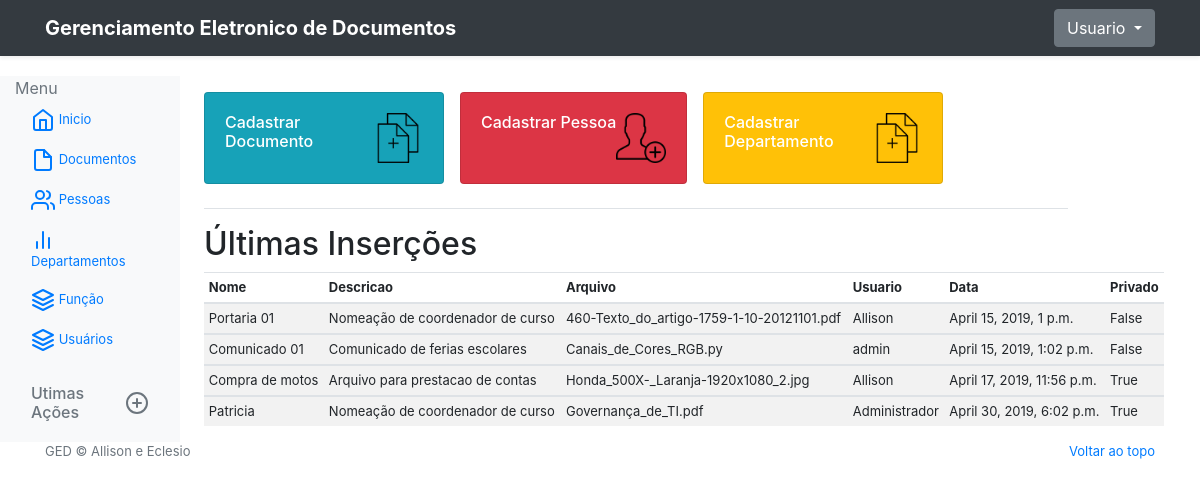
Page /dashboard/ (signed in) on the earlier database version.
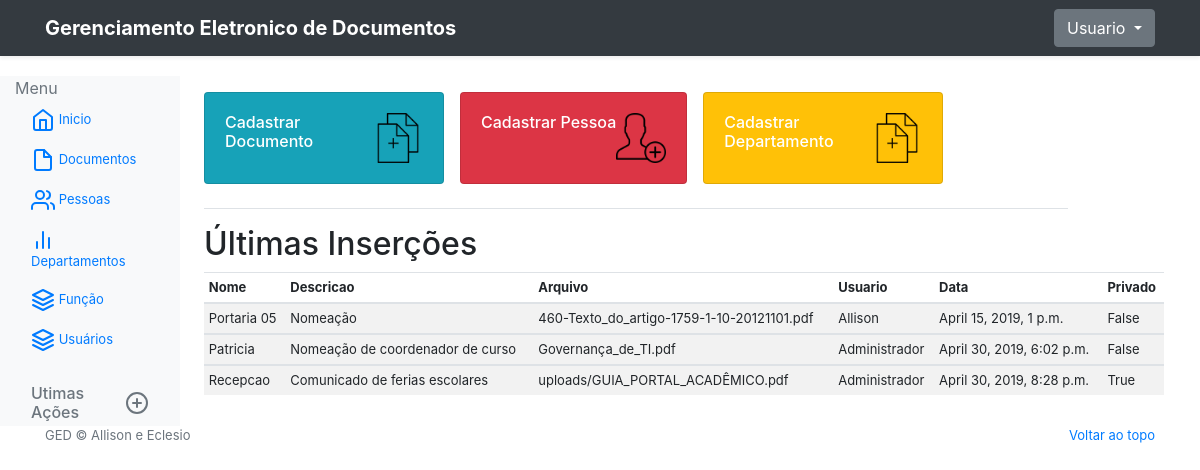
Same page on the later database version.
### GED/models.py (models this page shows, shortened)
class Documento(models.Model):
    nome = models.CharField(max_length=100)
    data_cadastro = models.DateTimeField(auto_now_add=True)
    descricao = models.CharField(max_length=1000)
    arquivo = models.FileField(upload_to='uploads/')
    pessoa_dono = models.ForeignKey(Pessoa, related_name='pessoa_doc_dono', verbose_name="Referente a", on_delete=models.PROTECT, null = True)
    pessoa_usuario = models.ForeignKey(User, related_name='pessoa_doc_usuario', verbose_name="Responsável", on_delete=models.PROTECT, null = True)
    documento_privado = models.BooleanField(default=False)

### GED/views.py (the view)
# urls.py: path('dashboard/', dashboard, name = 'dashboard'),
@login_required
def dashboard(request):
    documentos = Documento.objects.filter()
    return render(request, 'dashboard.html', {'documentos':documentos})

### GED/templates/dashboard.html (shortened to what this page needs)
{% extends "base-menu.html" %}
{% block main %}
<div class="d-flex justify-content-between flex-wrap flex-md-nowrap align-items-center pt-3 pb-2 mb-3 border-bottom" style="width:90%;">
    <div class="btn-toolbar mb-2 mb-md-0">
        <div class="btn-group mr-2">
            <a href="{% url 'create_documents' %}">
                <div class="card text-white bg-info mb-3" style="max-width: 15rem; margin-right: 1rem;">
                    <div class="card-body" style="display: flex;">
                        <div>
                            <h5 class="card-title">Cadastrar Documento</h5>
                        </div>
                        <div>
                            <img src="/media/add-documents.png" height="50" width="50">
                        </div>
                    </div>
                </div>
            </a>
            <a href="{% url 'create_pessoa' %}">
                <div class="card text-white bg-danger mb-3" style="max-width: 15rem; margin-right: 1rem;">
                    <div class="card-body" style="display: flex;">
                        <div>
                            <h5 class="card-title">Cadastrar Pessoa</h5>
                        </div>
                        <div>
                            <img src="/media/add-user.png" height="50" width="50">
                        </div>
                    </div>
                </div>
            </a>
        <a href="{% url 'create_departamentos' %}">
            <div class="card text-white bg-warning mb-3" style="max-width: 15rem;">
                <div class="card-body" style="display: flex;">
                    <div>
                        <h5 class="card-title">Cadastrar Departamento</h5>
                    </div>
                    <div>
                        <img src="/media/add-documents.png" height="50" width="50">
                    </div>
                </div>
            </div>
        </a>
    </div>
    </div>
</div>
<h2>Últimas Inserções</h2>
<div class="table-responsive">
        <table class="table table-striped table-sm">
                <thead>
                    <tr>
                        <th>Nome</th>
                        <th>Descricao</th>
                        <th>Arquivo</th>
                        <th>Usuario</th>
                        <th>Data</th>
                        <th>Privado</th>
                    </tr>
                </thead>
                {% for doc in documentos %}
                <tbody>
                    <tr>
                        <td>{{ doc.nome }}</td>
                        <td>{{ doc.descricao }}</td>
                        <td>{{ doc.arquivo }}</td>
                        <td>{{ doc.pessoa_usuario }}</td>
                        <td>{{ doc.data_cadastro }}</td>
                        <td>{{ doc.documento_privado }}</td>
                    </tr>
                </tbody>
        {% endfor %}
    </table>
</div>
{% endblock main %}

Differences in the rows shown:
removed Documento: nome "Comunicado 01", descricao "Comunicado de ferias escolares", arquivo "Canais_de_Cores_RGB.py", pessoa_usuario "admin", data_cadastro "April 15, 2019, 1:02 p.m.", documento_privado "False"
removed Documento: nome "Compra de motos", descricao "Arquivo para prestacao de contas", arquivo "Honda_500X-_Laranja-1920x1080_2.jpg", pessoa_usuario "Allison", data_cadastro "April 17, 2019, 11:56 p.m.", documento_privado "True"
changed Documento "460-Texto_do_artigo-1759-1-10-20121101.pdf": nome "Portaria 01" → "Portaria 05"; descricao "Nomeação de coordenador de curso" → "Nomeação"
changed Documento "Patricia": documento_privado "True" → "False"
added Documento: nome "Recepcao", descricao "Comunicado de ferias escolares", arquivo "uploads/GUIA_PORTAL_ACADÊMICO.pdf", pessoa_usuario "Administrador", data_cadastro "April 30, 2019, 8:28 p.m.", documento_privado "True"
